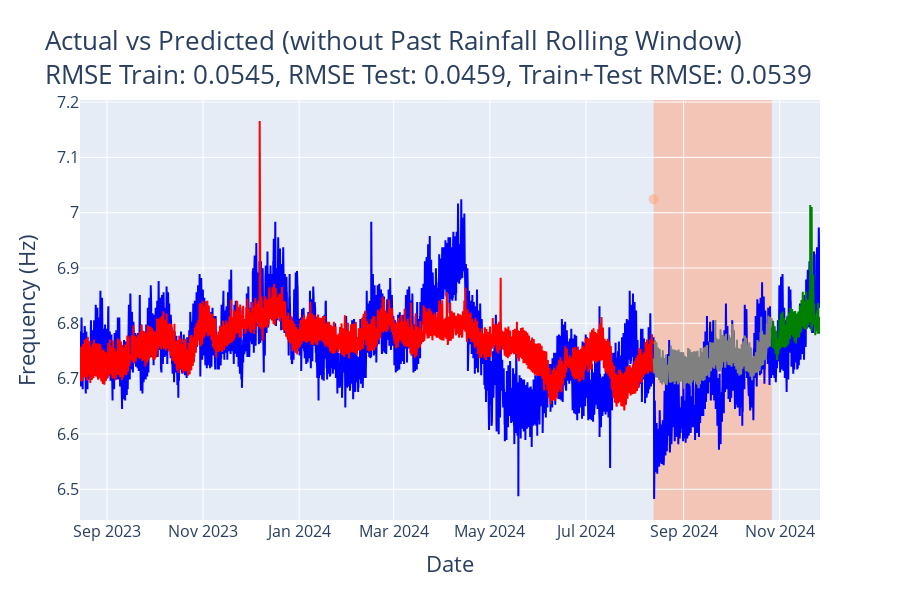

The notebook cell this image was saved under:
### Code cell
import numpy as np
import pandas as pd
import plotly.graph_objects as go
from sklearn.metrics import mean_squared_error
from sklearn.dummy import DummyRegressor

# Combine datasets
combined_df = pd.concat([normal_df, earthquake_df])

# Predict the entire dataset
X_combined = combined_df[CONFIG['features']].copy()
y_combined = combined_df[CONFIG['target']].copy()
y_pred_combined = grid_search_no_rainfall.predict(X_combined)

# Handle NaN values from rolling windows
combined_df, X_combined, y_combined = [df.tail(len(y_pred_combined)) for df in [combined_df, X_combined, y_combined]]

# Define time splits
split_date_earthquake = pd.to_datetime(split_date_earthquake)
recovery_end_date = split_date_earthquake + pd.DateOffset(days=2.5 * 30)

train_mask = combined_df['Dates UTC'] < split_date_earthquake
recovery_mask = (combined_df['Dates UTC'] >= split_date_earthquake) & (combined_df['Dates UTC'] < recovery_end_date)
test_mask = combined_df['Dates UTC'] >= recovery_end_date

# Split data
train_df, recovery_df, test_df = combined_df[train_mask], combined_df[recovery_mask], combined_df[test_mask]
y_pred_train, y_pred_recovery, y_pred_test = y_pred_combined[train_mask], y_pred_combined[recovery_mask], y_pred_combined[test_mask]

# Compute RMSE
rmse_train = np.sqrt(mean_squared_error(train_df['Mean_freq'], y_pred_train))
rmse_test = np.sqrt(mean_squared_error(test_df['Mean_freq'], y_pred_test))
combined_rmse = np.sqrt(mean_squared_error(
    pd.concat([train_df['Mean_freq'], test_df['Mean_freq']]), 
    np.concatenate([y_pred_train, y_pred_test])
))

# Plot Actual vs Predicted
fig = go.Figure()

fig.add_trace(go.Scatter(x=train_df['Dates UTC'], y=train_df['Mean_freq'], 
                         mode='lines', name='Train Actual', line=dict(color='blue'), showlegend=False))
fig.add_trace(go.Scatter(x=train_df['Dates UTC'], y=y_pred_train, 
                         mode='lines', name='Train Predicted', line=dict(color='red'), showlegend=False))

fig.add_trace(go.Scatter(x=recovery_df['Dates UTC'], y=recovery_df['Mean_freq'], 
                         mode='lines', name='Test Actual', line=dict(color='blue'), showlegend=False))
fig.add_trace(go.Scatter(x=recovery_df['Dates UTC'], y=y_pred_recovery, 
                         mode='lines', name='Test Predicted', line=dict(color='grey'), showlegend=False))

fig.add_trace(go.Scatter(x=test_df['Dates UTC'], y=test_df['Mean_freq'], 
                         mode='lines', name='Test Actual', line=dict(color='blue'), showlegend=False))
fig.add_trace(go.Scatter(x=test_df['Dates UTC'], y=y_pred_test, 
                         mode='lines', name='Test Predicted', line=dict(color='green'), showlegend=False))

fig.add_trace(go.Scatter(
    x=[split_date_earthquake],  # Dummy x-coordinate
    y=[train_df['Mean_freq'].max()],  # Dummy y-coordinate (ensures it's visible in legend)
    mode='markers',
    marker=dict(size=10, color="LightSalmon", opacity=0.5),
    name="Conservative<br>Recovery Period", 
    showlegend=False
))

# Add the recovery period rectangle
fig.add_vrect(
    x0=split_date_earthquake, x1=recovery_end_date,
    fillcolor="LightSalmon", opacity=0.5, layer="below", line_width=0
)

fig.update_layout(
    title={
        "text": f"Actual vs Predicted (without Past Rainfall Rolling Window)<br>RMSE Train: {rmse_train:.4f}, RMSE Test: {rmse_test:.4f}, "
                f"Train+Test RMSE: {combined_rmse:.4f}",
        "font": {"size": 26}  # Increase title font size
    },
    xaxis={
        "title": "Date",
        "titlefont": {"size": 22},  # Increase X-axis label font size
        "tickfont": {"size": 16}  # Increase X-axis tick labels font size
    },
    yaxis={
        "title": "Frequency (Hz)",
        "titlefont": {"size": 22},  # Increase Y-axis label font size
        "tickfont": {"size": 16}  # Increase Y-axis tick labels font size
    },
    legend={
        "font": {"size": 24}  # Increase legend font size
    },
    height=600
)

fig.show()

# Dummy model for baseline comparison
dummy_model = DummyRegressor(strategy='mean')
dummy_model.fit(X_combined[train_mask], y_combined[train_mask])

# Predict and evaluate dummy model
y_pred_dummy_train = dummy_model.predict(X_combined[train_mask])
y_pred_dummy_recovery = dummy_model.predict(X_combined[recovery_mask])
y_pred_dummy_test = dummy_model.predict(X_combined[test_mask])

rmse_dummy_train = np.sqrt(mean_squared_error(y_combined[train_mask], y_pred_dummy_train))
rmse_dummy_test = np.sqrt(mean_squared_error(y_combined[test_mask], y_pred_dummy_test))

print(f"Dummy Model RMSE - Train: {rmse_dummy_train:.4f}, Test: {rmse_dummy_test:.4f}")
print(f"Model RMSE - Train: {rmse_train:.4f}, Test: {rmse_test:.4f}")

### Figure 1 — Plotly figure (JSON) as saved in the notebook; plotly's stock layout.template omitted (floating-point values rounded to 4 significant figures; data arrays with more than 128 entries replaced by an {"elided": "..."} marker saying what was removed)
{"data": [{"line": {"color": "blue"}, "mode": "lines", "name": "Train Actual", "showlegend": false, "type": "scatter", "x": {"elided": "8739 str values"}, "y": {"elided": "8739 float values"}}, {"line": {"color": "red"}, "mode": "lines", "name": "Train Predicted", "showlegend": false, "type": "scatter", "x": {"elided": "8739 str values"}, "y": {"elided": "8739 float values"}}, {"line": {"color": "blue"}, "mode": "lines", "name": "Test Actual", "showlegend": false, "type": "scatter", "x": {"elided": "1800 str values"}, "y": {"elided": "1800 float values"}}, {"line": {"color": "grey"}, "mode": "lines", "name": "Test Predicted", "showlegend": false, "type": "scatter", "x": {"elided": "1800 str values"}, "y": {"elided": "1800 float values"}}, {"line": {"color": "blue"}, "mode": "lines", "name": "Test Actual", "showlegend": false, "type": "scatter", "x": {"elided": "735 str values"}, "y": {"elided": "735 float values"}}, {"line": {"color": "green"}, "mode": "lines", "name": "Test Predicted", "showlegend": false, "type": "scatter", "x": {"elided": "735 str values"}, "y": {"elided": "735 float values"}}, {"marker": {"color": "LightSalmon", "opacity": 0.5, "size": 10}, "mode": "markers", "name": "Conservative<br>Recovery Period", "showlegend": false, "type": "scatter", "x": ["2024-08-13T00:00:00"], "y": [7.024]}], "layout": {"height": 600, "legend": {"font": {"size": 24}}, "shapes": [{"fillcolor": "LightSalmon", "layer": "below", "line": {"width": 0}, "opacity": 0.5, "type": "rect", "x0": "2024-08-13T00:00:00", "x1": "2024-10-27T00:00:00", "xref": "x", "y0": 0, "y1": 1, "yref": "y domain"}], "title": {"font": {"size": 26}, "text": "Actual vs Predicted (without Past Rainfall Rolling Window)<br>RMSE Train: 0.0545, RMSE Test: 0.0459, Train+Test RMSE: 0.0539"}, "xaxis": {"tickfont": {"size": 16}, "title": {"font": {"size": 22}, "text": "Date"}}, "yaxis": {"tickfont": {"size": 16}, "title": {"font": {"size": 22}, "text": "Frequency (Hz)"}}}}
